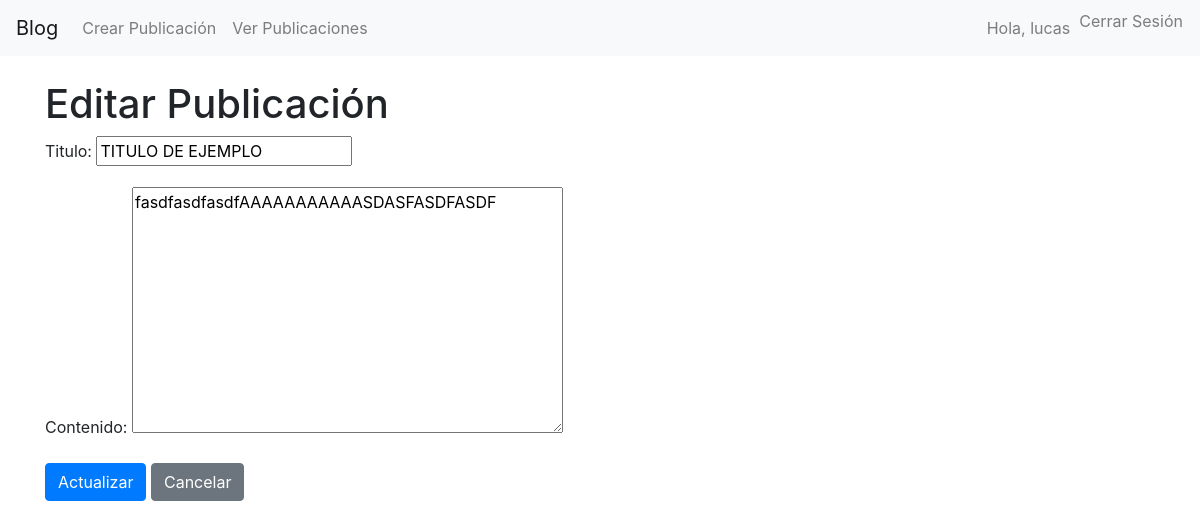
/publicacion/editar/6/ (signed in), run on the app's committed database.
### post/models.py (models this page shows, shortened)
class Post(models.Model):
    titulo = models.CharField(max_length=255)
    contenido = models.TextField()
    fecha_publicacion = models.DateTimeField(auto_now_add=True)
    autor = models.ForeignKey(User, on_delete=models.CASCADE)

### post/views.py (the view)
# urls.py: path('publicacion/editar/<int:id>/', editar_post, name='editar_post'),
@login_required
def editar_post(request, id):
    publicacion = get_object_or_404(Post, id=id, autor=request.user)  # Solo permite editar si es el autor
    if request.method == 'POST':
        form = PublicacionForm(request.POST, instance=publicacion)
        if form.is_valid():
            form.save()
            messages.success(request, 'Publicación actualizada con éxito.')
            return redirect('detalle_post', id=publicacion.id)
    else:
        form = PublicacionForm(instance=publicacion)
    return render(request, 'editar_post.html', {'form': form, 'publicacion': publicacion})

### post/views.py
class PublicacionForm(forms.ModelForm):
    class Meta:
        model = Post
        fields = ['titulo', 'contenido']

### post/templates/editar_post.html (shortened to what this page needs)
{% extends 'base.html' %}
{% block content %}
    <h1>Editar Publicación</h1>
    <form method="POST">
        {{ form.as_p }}
        <button type="submit" class="btn btn-primary">Actualizar</button>
        <a href="{% url 'detalle_post' publicacion.id %}" class="btn btn-secondary">Cancelar</a>
    </form>
{% endblock %}

### post/templates/base.html (shortened to what this page needs)
<!DOCTYPE html>
<html lang="es">
<head>
    <link rel="stylesheet" href="https://stackpath.bootstrapcdn.com/bootstrap/4.5.2/css/bootstrap.min.css">
</head>
<body>
    <nav class="navbar navbar-expand-lg navbar-light bg-light">
        <a class="navbar-brand" href="{% url 'inicio_view' %}">Blog</a>
        <div class="collapse navbar-collapse" id="navbarNav">
            <ul class="navbar-nav mr-auto">
                <li class="nav-item">
                    <a class="nav-link" href="{% url 'crear_publicacion' %}">Crear Publicación</a>
                </li>
                <li class="nav-item">
                    <a class="nav-link" href="{% url 'listar_post' %}">Ver Publicaciones</a>
                </li>
            </ul>
            <ul class="navbar-nav ml-auto">
                {% if user.is_authenticated %}
                    <li class="nav-item">
                        <a class="nav-link">Hola, {{ user.username }}</a>
                    </li>
                    <li class="nav-item">
                        <form method="POST" action="{% url 'logout' %}">
                            <button class="btn btn-link nav-link" type="submit" style="padding: 0;">Cerrar Sesión</button>
                        </form>
                    </li>
                {% else %}
                    <li class="nav-item">
                        <a class="nav-link" href="{% url 'login' %}">Iniciar Sesión</a>
                    </li>
                {% endif %}
            </ul>
        </div>
    </nav>
        <div class="container mt-4">
            {% block content %}
            {% endblock %}
        </div>
</body>
</html>

### data on the page
Post: titulo "TITULO DE EJEMPLO", contenido "fasdfasdfasdfAAAAAAAAAAASDASFASDFASDF"

### other printed values
{{ user.username }} "lucas"
